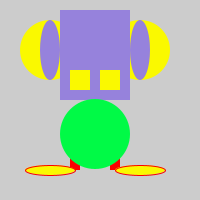
Frame 1 (no input)
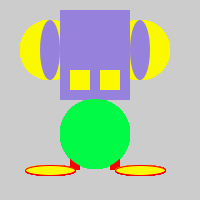
Frame 60 (the mouse pressed at the canvas centre just before this capture)
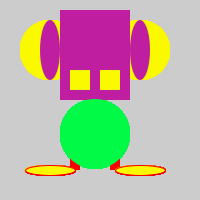
Frame 120 (the mouse held since frame 60 and released just before this capture)

The Processing sketch that drew these frames (run headless with seeded random() and noise(); from frame 60 on, the mouse is pressed at the canvas centre):

// Processing sketch: processing_10664
// ── processing_10664.pde

void setup () {
size( 200, 200 );
smooth();
noStroke();
colorMode( RGB );
frameRate(5);
}

void draw (){
color rgb_farbe;  
if (mousePressed){
 // wenn maus gedrückt, ändere farbe
rgb_farbe = color(random(255),random(255),random(255)); // violett
}else{
 // wenn nicht gedrückt diese farbe
rgb_farbe = color(150,130,220); // violett 
}
color rgb_farbe1 = color(250,249,0); // gelb
color rgb_farbe2 = color(0,250,70); // grün
color rgb_farbe3 = color(250,249,0); // schuhe gelb

noStroke();

// flächen für gesicht und augen
fill( rgb_farbe3 );    
ellipse( 50, 50, 60, 60 );    
ellipse( 140, 50, 60, 60 );    
rect( 60, 10,  70, 90 );

// pupillen und nasenrücken
fill( rgb_farbe ); 
ellipse( 50, 50, 20, 60 );    
ellipse( 140, 50, 20, 60 );
rect( 60, 10,  70, 90 );

// nasenlöcher
fill( rgb_farbe1 );  
rect(100, 70,  20, 20 );
rect(70, 70,  20, 20 );

// bauch und beine
fill(250,0,0);
rect(70, 110,  10, 60 );
rect(110, 110, 10, 60 );
fill( rgb_farbe2 ); 
ellipse( 95, 134, 70, 70 ); 

// schuhe
fill( rgb_farbe3 ); 
stroke(250,0,0);
ellipse( 50, 170, 50, 10 ); 
stroke(250,0,0);
ellipse( 140, 170, 50, 10 );


}
